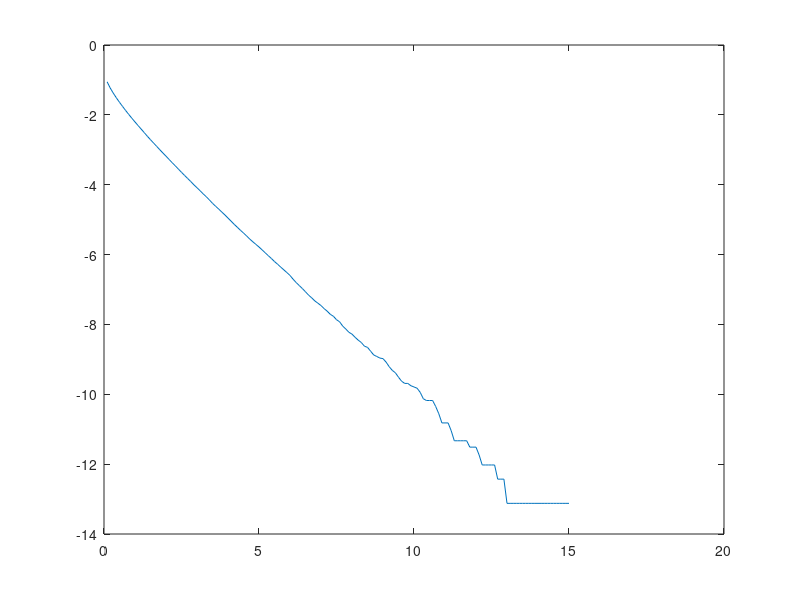

MATLAB code to generate this figure:
clear
nmsg = 500000;
nrcv = 3;
m = rand(nmsg, 1);
p0 = 0.25;
p1 = 1 - p0;
m(m < p0) = 0;
m(m >= p0) = 1;
mu = [0 0 0];
rho = [1 0.5 0.5; 0.5 1 0.5; 0.5 0.5 1];
sigma = [1 0 0; 0 1 0; 0 0 1];
for i = 1:nrcv
    for j = 1:nrcv
        if i ~= j
            sigma(i, j) = rho(i, j) * sigma(i, i) * sigma(j, j);
        end
    end
end
w = 2 * (rho(1,2)^2 + rho(1,3)^2 + rho(2,3)^2 - 2*rho(1,2)*rho(1,3)*rho(2,3) - 1);
a = [rho(2,3)^2-1, rho(1,3)^2-1, rho(1,2)^2-1, rho(1,2)-rho(1,3)*rho(2,3), rho(1,3)-rho(1,2)*rho(2,3), rho(2,3) - rho(1,2)*rho(1,3)];
N = mvnrnd(mu, sigma, nmsg);
E = 0.1:0.1:15;
s = zeros(nmsg, 1);
R = zeros(nmsg, nrcv);
m_hat = zeros(nmsg, 1);
pe = zeros(1, 150);
for i = 1:150
    s(m == 0) = sqrt(E(i));
    s(m == 1) = -sqrt(E(i));
    s = repmat(s(:,1),1,3);
    R = N + s;
    R = R';
    thresh = 0;
    r1 = R(1,:);
    r2 = R(2,:);
    r3 = R(3,:);
    likely = r1 + r2 + r3;
    m_hat(likely >= thresh) = 0;
    m_hat(likely < thresh) = 1;
    pe(i) = (length(find(m ~= m_hat))/nmsg);
end

plot(E,log(pe),'DisplayName','H-F-D');
